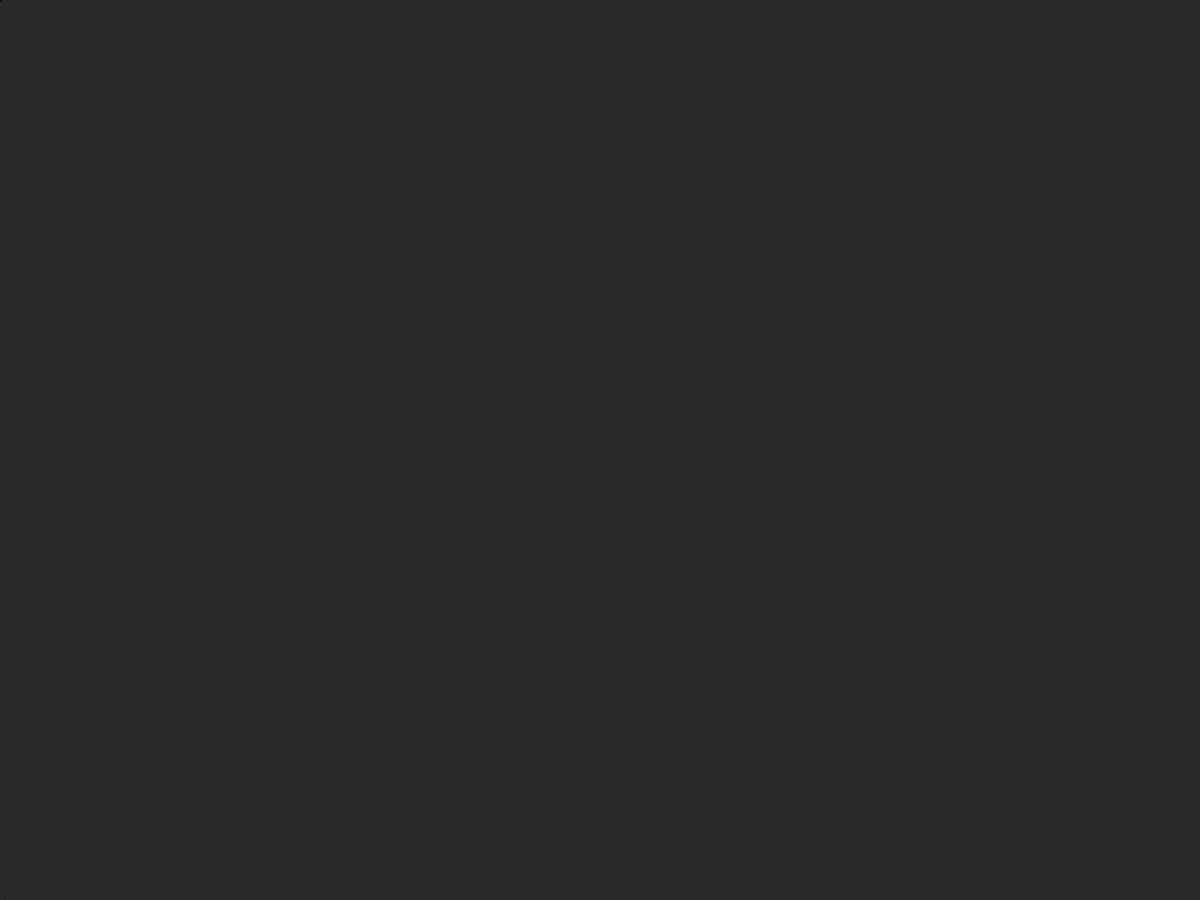
Frame 1 (no input)
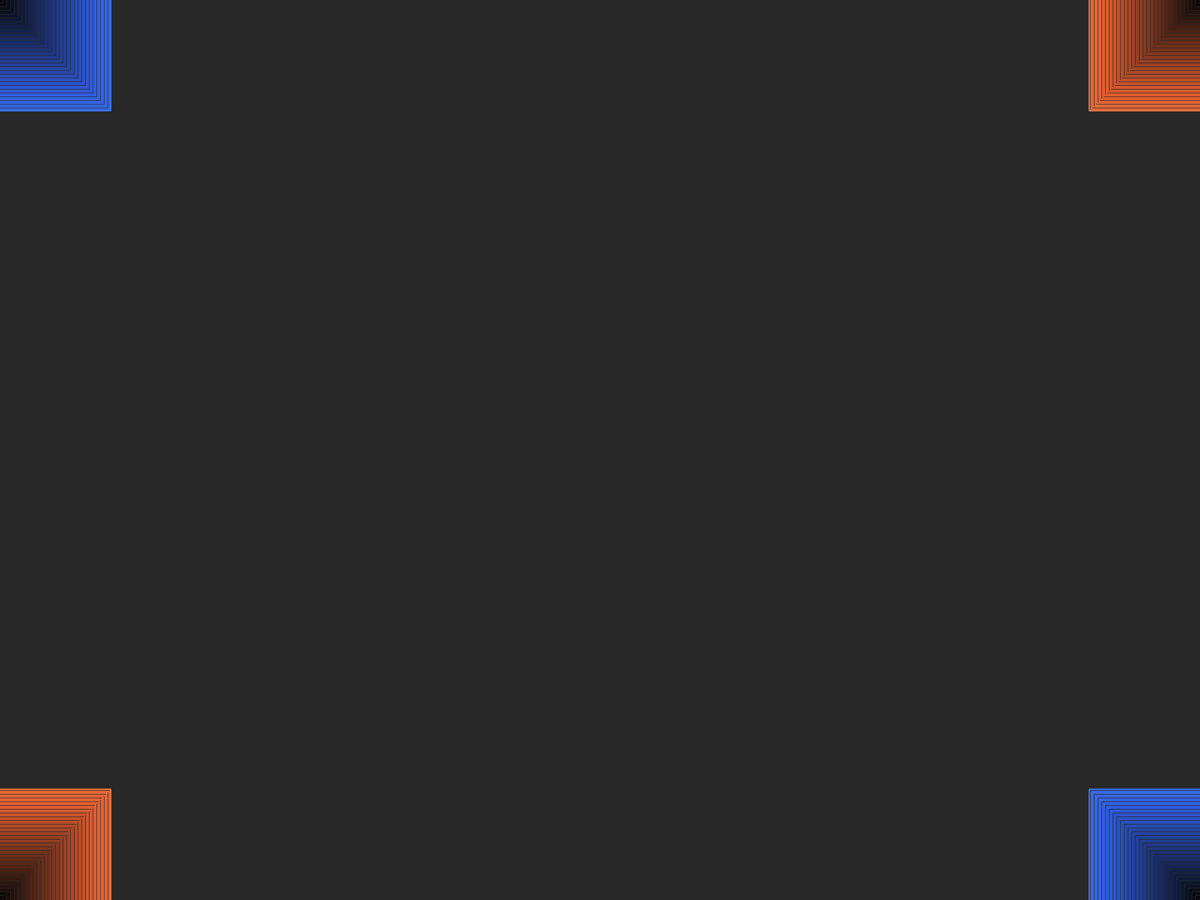
Frame 60 (the mouse pressed at the canvas centre just before this capture)
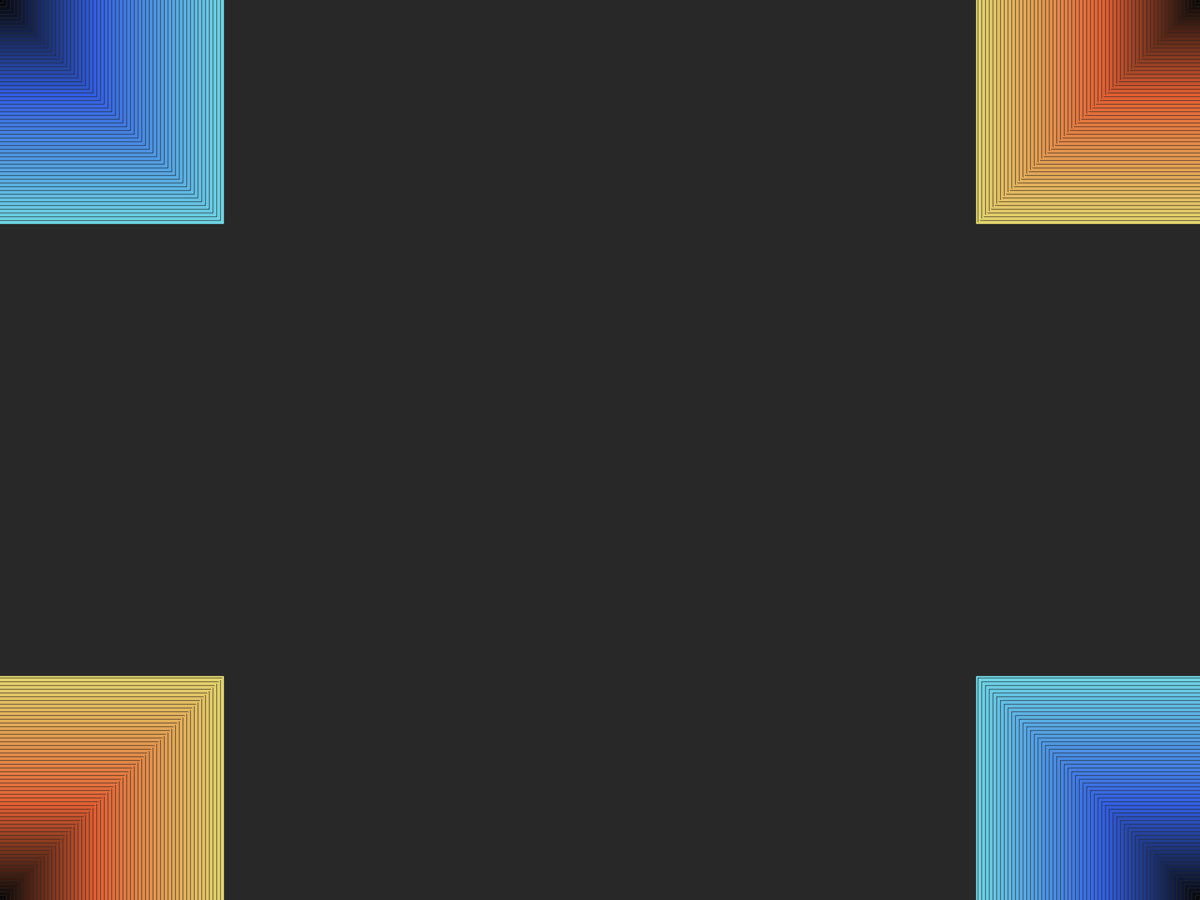
Frame 120 (the mouse held since frame 60 and released just before this capture)

The Processing sketch that drew these frames (run headless with seeded random() and noise(); from frame 60 on, the mouse is pressed at the canvas centre):

// Processing sketch: rect4wave
// ── rect4wave.pde
float yeahboi, noboi;
float yeh, nah;
float what, where, why;
float what2, where2, why2;

void setup(){
  fullScreen();
background(40);
}// end setup

void draw(){
  strokeWeight(2);
  rectMode (CENTER);
stroke(what, where, why);
noFill();
 rect(yeh,nah,yeahboi,noboi);
 stroke(what2, where2, why2);
 stroke(what, where, why);
 rect(width,height,yeahboi,noboi);
 stroke(what2, where2, why2);
 rect(width,0,yeahboi,noboi);
 stroke(what2, where2, why2);
 rect(0,height,yeahboi,noboi);
 
 yeahboi+=5;
 noboi+=5;
  what+=1;
 where+=2;
 why+=5;
 what2+=5;
 where2+=2;
 why2+=1;
  
}// end draw
